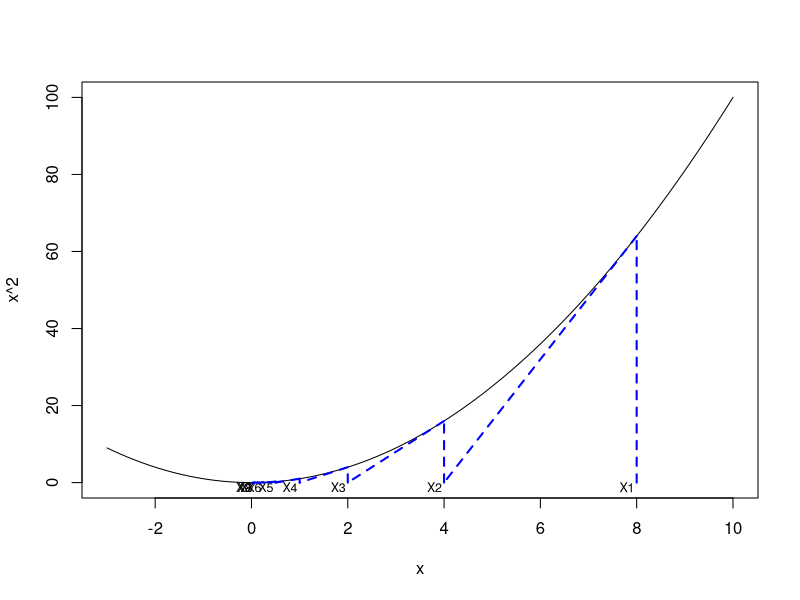
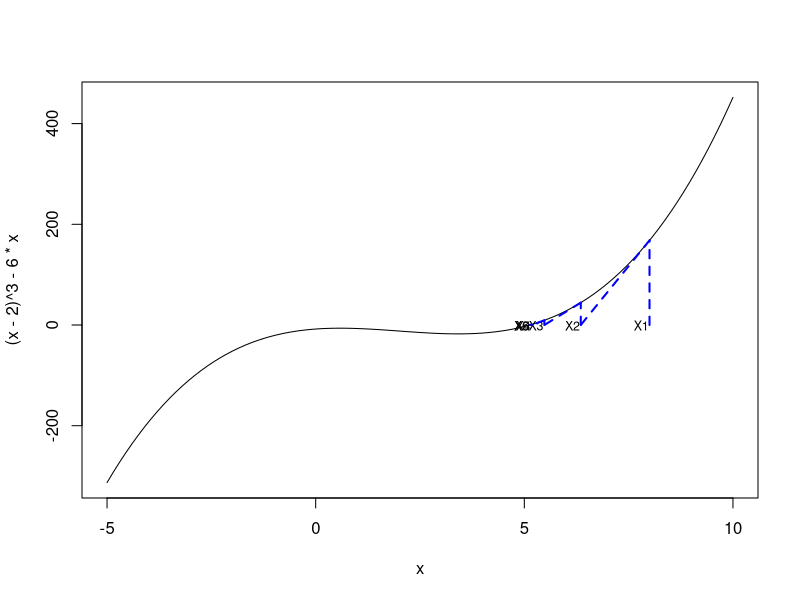
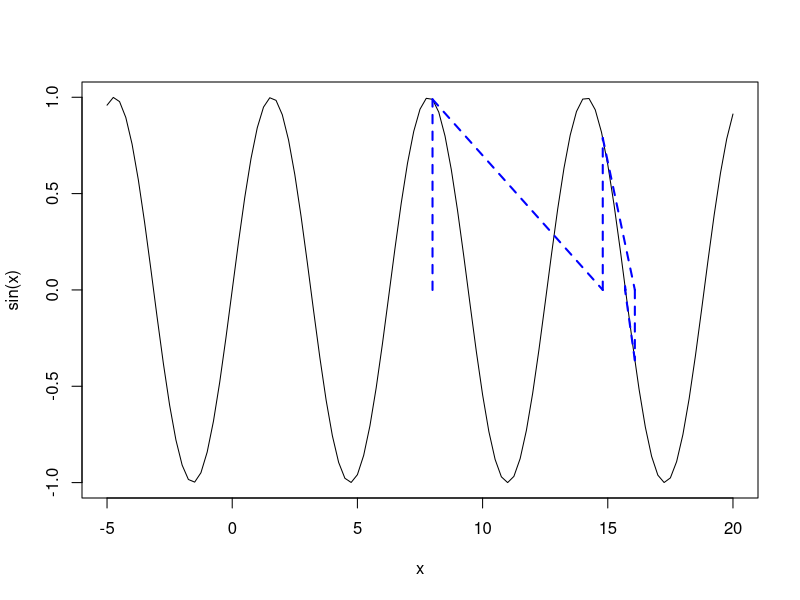
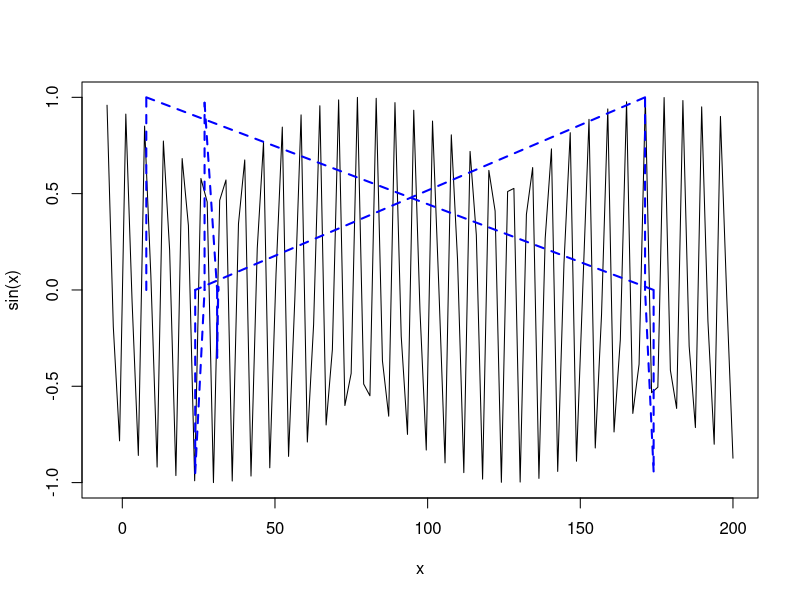
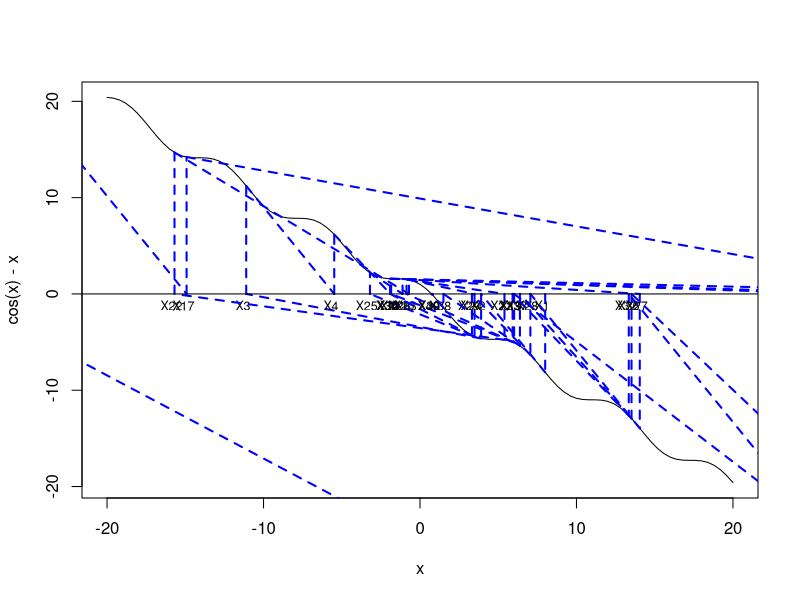
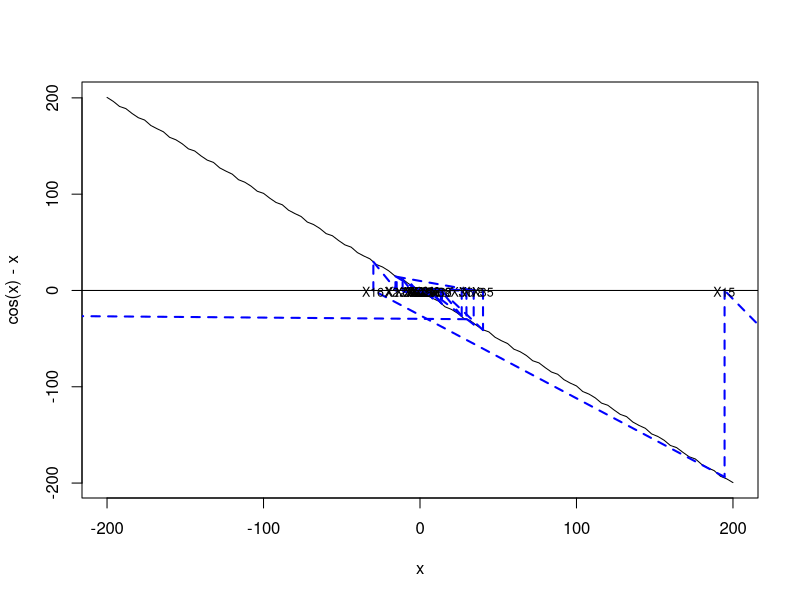

The R script that drew these images, in order:
## ---- chunk 1
knitr::opts_chunk$set(echo = TRUE)
## ---- chunk 2
F1<-function(x){
		return(c(x^2,2*x))
}

F2<-function(x){
		return(c(sin(x),cos(x)))
}

F3<-function(x){
	y<-(x-2)^3-6*x
	deriv<-3*(x-2)^2-6
	return(c(y,deriv))
}

F4<-function(x){
	return(c(cos(x)-x,-1*sin(x)-1))
}
## ---- chunk 3
NewtonRaphson <- function(func,StartingValue,Tolerance,MaxNumberOfIterations){
	Deviation <- 1000   # an arbitrary big number
	i <- 0
	X <- StartingValue
	Y <- func(X)[1]    
	segments(X,0,X,Y,lty=2,lwd=2,col="blue")
	text(X-0.2,-1.2,"X1",cex=0.75)
	
	#Set up a while loop until we hit the required target accuracy or the max. number of steps
	while ((i<MaxNumberOfIterations) && (Deviation>Tolerance))
	{
		# Find the next X-value using Newton-Raphson's formula
		Z <- func(X)
		NewX <- X-Z[1]/Z[2]

		if ((Z[1]=="NaN") || (Z[2]=="NaN")){
			cat("Function or derivative not defined error.\n")
			break
		}

		# annotate
		segments(X,Y,NewX,0,lty=2,lwd=2,col="blue")
		segments(NewX,0,NewX,func(NewX)[1],lty=2,lwd=2,col="blue")
		#browser()
		text(NewX-0.2,-1.2,paste("X",i+2,sep=""),cex=0.75)

		# calculate accuracy: |f(x)-0|
		X <- NewX
		Y <- func(X)[1]    
		Deviation <- abs(Y)

		i <- i+1
		cat(paste("\nIteration ",i,":   X=",X,"  Y=",Y))
	}

	# output the result
	if (Deviation<Tolerance){
		cat(paste("\nFound the root point: ",X, "after ", i, "iterations"))
		}else{
		cat(paste("\nConvergence failure. Deviation: ",Deviation, "after ", i, 	"iterations"))}
}
## ---- chunk 4
curve(x^2,-3,10)
NewtonRaphson(F1,8,1e-3,40)
## ---- chunk 5
curve((x-2)^3-6*x,-5,10)
NewtonRaphson(F3,8,1e-3,40)
## ---- chunk 6
curve(sin(x),-5,20)
NewtonRaphson(F2,8,1e-3,40)

curve(sin(x),-5,200)
NewtonRaphson(F2,7.86,1e-3,40)
## ---- chunk 7
curve(cos(x)-x,-20,20)
NewtonRaphson(F4,8,1e-3,40)
abline(h=0)

curve(cos(x)-x,-200,200)
NewtonRaphson(F4,8,1e-3,40)
abline(h=0)
